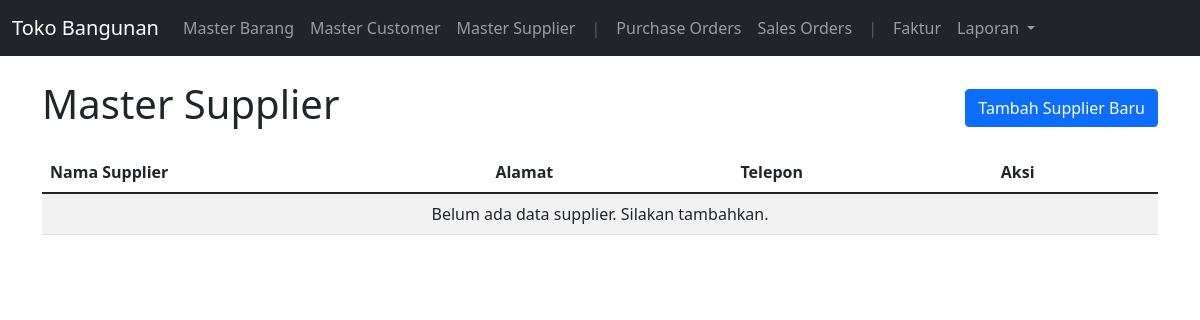
Before: /suppliers with the older database file.
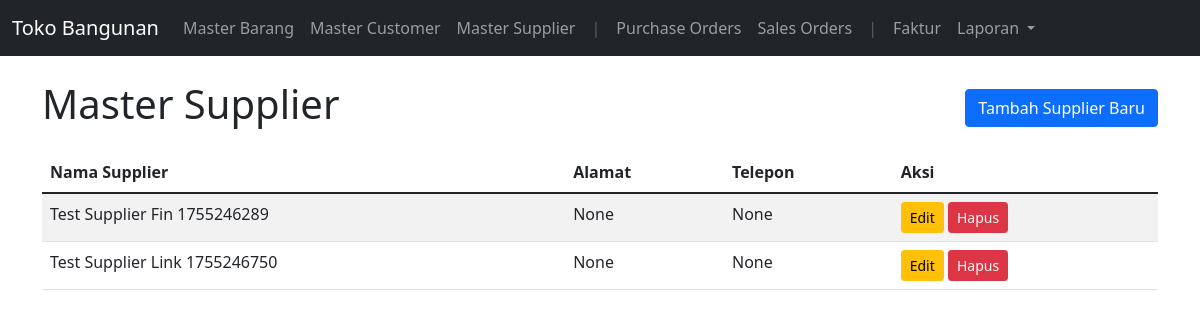
After: the same page with the newer database file.
### app.py (models this page shows, shortened)
class Supplier(db.Model):
    id = db.Column(db.Integer, primary_key=True)
    name = db.Column(db.String(100), nullable=False)
    address = db.Column(db.Text, nullable=True)
    phone = db.Column(db.String(20), nullable=True)

### app.py (the view)
@app.route('/suppliers')
def suppliers():
    all_suppliers = Supplier.query.all()
    return render_template('suppliers.html', suppliers=all_suppliers)

### templates/suppliers.html (shortened to what this page needs)
{% extends 'base.html' %}
{% block content %}
  <div class="d-flex justify-content-between align-items-center mb-3">
    <h1>Master Supplier</h1>
    <a href="{{ url_for('add_supplier') }}" class="btn btn-primary">Tambah Supplier Baru</a>
  </div>
  <table class="table table-striped table-hover">
    <thead>
      <tr>
        <th scope="col">Nama Supplier</th>
        <th scope="col">Alamat</th>
        <th scope="col">Telepon</th>
        <th scope="col">Aksi</th>
      </tr>
    </thead>
    <tbody>
      {% for supplier in suppliers %}
        <tr>
          <td>{{ supplier.name }}</td>
          <td>{{ supplier.address }}</td>
          <td>{{ supplier.phone }}</td>
          <td>
            <a href="{{ url_for('edit_supplier', id=supplier.id) }}" class="btn btn-sm btn-warning">Edit</a>
            <form action="{{ url_for('delete_supplier', id=supplier.id) }}" method="POST" style="display:inline;" onsubmit="return confirm('Apakah Anda yakin ingin menghapus supplier ini?');">
              <button type="submit" class="btn btn-sm btn-danger">Hapus</button>
            </form>
          </td>
        </tr>
      {% else %}
        <tr>
          <td colspan="4" class="text-center">Belum ada data supplier. Silakan tambahkan.</td>
        </tr>
      {% endfor %}
    </tbody>
  </table>
{% endblock %}

Changed rows visible on the page:
added Supplier: name "Test Supplier Fin 1755246289", address "None", phone "None"
added Supplier: name "Test Supplier Link 1755246750", address "None", phone "None"
Other visible differences:
text no longer shown: "Belum ada data supplier. Silakan tambahkan."
